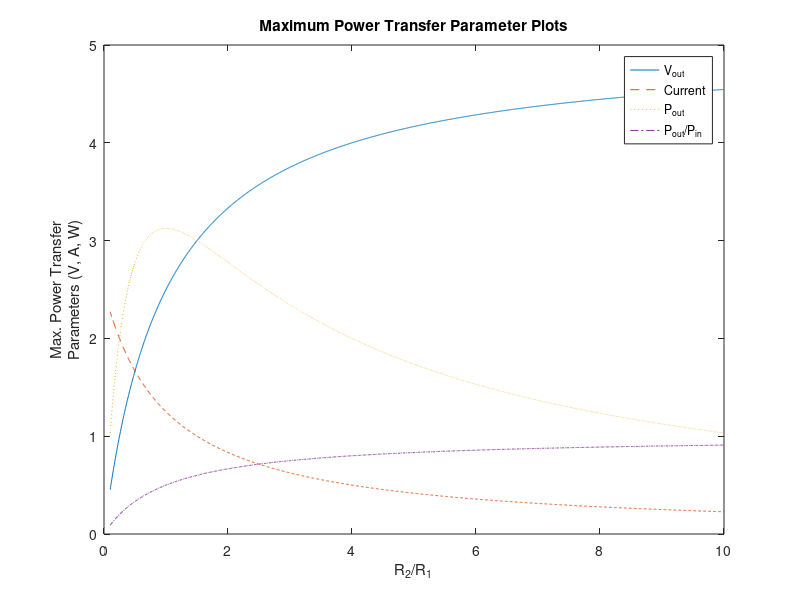

Here is the MATLAB script that generated this plot: (Note: this script raises an error after producing the figure.)
% 2024/0903 自動控制實驗A組
% 40971206H 潘林陞 41173011H 周東陞
% 使用程式碼閱覽題目時 需要將其他題目先註解
% 例如：閱覽第二題時 將第一 第三題註解再按下 RUN

%  2024/09/03 自動控制實驗A組 考試第一題
%  mesh current

R = [                               %電阻網路
        3e3     0      0     0      0;
        -1e3    5e3    0     -2e3   0;
        -2e3    0      3e3   -1e3   0;
        0       -2e3   -1e3  4e3    -1e3;
        0       0      0     -1e3   2e3;
    ];

V = [27;    26;     -6;     0;      -26];


I = inv(R)*V ;
I

%  2024/09/03 自動控制實驗A組 考試第二題
%  電路參數

R1 = 2;
R2 = [0.1 * R1 : 0.01 : 10 * R1];
Vin = 5;
Rsum = R1 + R2;

Vout    = ( R2 ./ Rsum ) * Vin;
I       = Vin ./ Rsum;
Pin     = I .*  Vin;
Pout    = I .*  Vout;

Xaxis   = R2 ./ R1;
Yaxis1  = Vout;
Yaxis2  = I;
Yaxis3  = Pout;
Yaxis4  = Pout ./ Pin;


figure;
plot( Xaxis, Yaxis1, '-',  Xaxis, Yaxis2, '--',  Xaxis, Yaxis3, ':', Xaxis, Yaxis4, '-.' );
title('Maximum Power Transfer Parameter Plots');
xlabel('R_2/R_1');
ylabel({'Max. Power Transfer'; 'Parameters (V, A, W)'});
legend({'V_{out}', 'Current', 'P_{out}', 'P_{out}/P_{in}'});
gtext({'V_{out}'; 'Current'; 'P_{out}'; 'P_{out}/P_{in}'})
grid on;

%  2024/09/03 自動控制實驗A組 考試第三題
%  訊號

x   = [0 : 0.001 : 5];
w1 = 1;
w2 = 3;
w3 = 10;

y1 = 10 + 5 .* exp(-x) .* cos(w1 .* x + 0.5);
y2 = 10 + 5 .* exp(-x) .* cos(w2 .* x + 0.5);
y3 = 10 + 5 .* exp(-x) .* cos(w3 .* x + 0.5);


figure;
plot( x, y1, '-',  x, y2, '--',  x, y3, ':' );
title('y(x) = 10 + 5exp(-x)*cos(wx + 0.5)');
xlabel('Time (sec)');
ylabel('y(x)');
legend({'\omega = 1: solid line', '\omega = 3: dashed line', '\omega = 10: dotted line'});
gtext({'w = 1'; 'w = 3'; 'w = 10'})
grid on;


